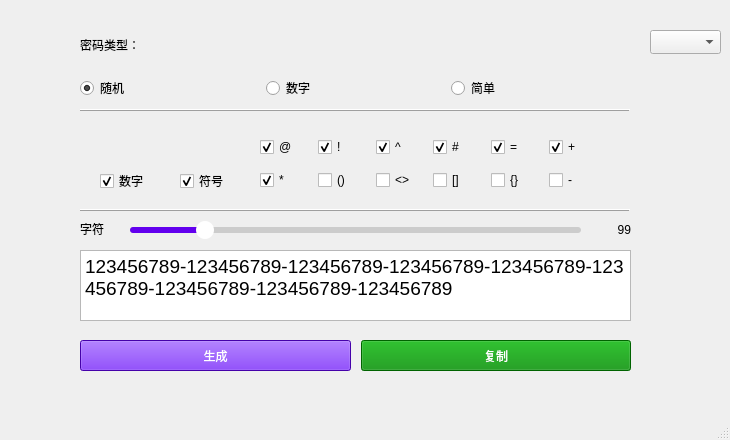
<?xml version="1.0" encoding="UTF-8"?>
<ui version="4.0">
 <class>MainWindow</class>
 <widget class="QMainWindow" name="MainWindow">
  <property name="geometry">
   <rect>
    <x>0</x>
    <y>0</y>
    <width>730</width>
    <height>440</height>
   </rect>
  </property>
  <property name="minimumSize">
   <size>
    <width>730</width>
    <height>0</height>
   </size>
  </property>
  <property name="maximumSize">
   <size>
    <width>730</width>
    <height>16777215</height>
   </size>
  </property>
  <property name="windowTitle">
   <string>MainWindow</string>
  </property>
  <widget class="QWidget" name="centralwidget">
   <widget class="QSlider" name="length_slider">
    <property name="geometry">
     <rect>
      <x>130</x>
      <y>220</y>
      <width>451</width>
      <height>20</height>
     </rect>
    </property>
    <property name="styleSheet">
     <string notr="true">QSlider::groove:horizontal {
    background: #ccc;
    height: 6px;
    border-radius: 3px;
}

QSlider::handle:horizontal {
    background: #ffffff;
    width: 18px;
    height: 18px;
    margin: -6px 0;
    border-radius: 9px;
	
	border-color: rgb(85, 255, 255);
}

QSlider::sub-page:horizontal {
    background: #6200ee;  /* 已滑过的部分，改成蓝色 */
    border-radius: 3px;
}</string>
    </property>
    <property name="minimum">
     <number>1</number>
    </property>
    <property name="maximum">
     <number>100</number>
    </property>
    <property name="value">
     <number>16</number>
    </property>
    <property name="orientation">
     <enum>Qt::Orientation::Horizontal</enum>
    </property>
   </widget>
   <widget class="QLabel" name="length_label">
    <property name="geometry">
     <rect>
      <x>540</x>
      <y>220</y>
      <width>91</width>
      <height>20</height>
     </rect>
    </property>
    <property name="layoutDirection">
     <enum>Qt::LayoutDirection::LeftToRight</enum>
    </property>
    <property name="text">
     <string notr="true">99</string>
    </property>
    <property name="alignment">
     <set>Qt::AlignmentFlag::AlignRight|Qt::AlignmentFlag::AlignTrailing|Qt::AlignmentFlag::AlignVCenter</set>
    </property>
   </widget>
   <widget class="QWidget" name="verticalLayoutWidget">
    <property name="geometry">
     <rect>
      <x>80</x>
      <y>20</y>
      <width>551</width>
      <height>80</height>
     </rect>
    </property>
    <layout class="QVBoxLayout" name="verticalLayout_2">
     <item>
      <widget class="QLabel" name="key_style_label">
       <property name="styleSheet">
        <string notr="true">font: 700 10pt &quot;Noto Sans&quot;;</string>
       </property>
       <property name="text">
        <string>密码类型：</string>
       </property>
      </widget>
     </item>
     <item>
      <layout class="QHBoxLayout" name="horizontalLayout">
       <item>
        <widget class="QRadioButton" name="radio_rand">
         <property name="text">
          <string>随机</string>
         </property>
         <property name="checked">
          <bool>true</bool>
         </property>
        </widget>
       </item>
       <item>
        <widget class="QRadioButton" name="radio_number">
         <property name="enabled">
          <bool>true</bool>
         </property>
         <property name="text">
          <string>数字</string>
         </property>
        </widget>
       </item>
       <item>
        <widget class="QRadioButton" name="radio_simple">
         <property name="enabled">
          <bool>true</bool>
         </property>
         <property name="text">
          <string>简单</string>
         </property>
        </widget>
       </item>
      </layout>
     </item>
    </layout>
   </widget>
   <widget class="QFrame" name="border1">
    <property name="geometry">
     <rect>
      <x>80</x>
      <y>100</y>
      <width>550</width>
      <height>20</height>
     </rect>
    </property>
    <property name="frameShape">
     <enum>QFrame::Shape::HLine</enum>
    </property>
    <property name="frameShadow">
     <enum>QFrame::Shadow::Raised</enum>
    </property>
   </widget>
   <widget class="QFrame" name="border2">
    <property name="geometry">
     <rect>
      <x>80</x>
      <y>200</y>
      <width>550</width>
      <height>20</height>
     </rect>
    </property>
    <property name="frameShape">
     <enum>QFrame::Shape::HLine</enum>
    </property>
    <property name="frameShadow">
     <enum>QFrame::Shadow::Raised</enum>
    </property>
   </widget>
   <widget class="QWidget" name="horizontalLayoutWidget">
    <property name="geometry">
     <rect>
      <x>80</x>
      <y>340</y>
      <width>551</width>
      <height>31</height>
     </rect>
    </property>
    <layout class="QHBoxLayout" name="btn" stretch="0,0">
     <property name="spacing">
      <number>10</number>
     </property>
     <item>
      <widget class="QPushButton" name="key_gen_btn">
       <property name="sizePolicy">
        <sizepolicy hsizetype="Minimum" vsizetype="Minimum">
         <horstretch>0</horstretch>
         <verstretch>0</verstretch>
        </sizepolicy>
       </property>
       <property name="autoFillBackground">
        <bool>false</bool>
       </property>
       <property name="styleSheet">
        <string notr="true">background-color: #6002ee;
color: rgb(255, 255, 255);</string>
       </property>
       <property name="text">
        <string>生成</string>
       </property>
      </widget>
     </item>
     <item>
      <widget class="QPushButton" name="key_copy_btn">
       <property name="sizePolicy">
        <sizepolicy hsizetype="Minimum" vsizetype="Minimum">
         <horstretch>0</horstretch>
         <verstretch>0</verstretch>
        </sizepolicy>
       </property>
       <property name="styleSheet">
        <string notr="true">background-color: #008b00;
color: rgb(255, 255, 255);</string>
       </property>
       <property name="text">
        <string>复制</string>
       </property>
      </widget>
     </item>
    </layout>
   </widget>
   <widget class="QPlainTextEdit" name="key_output">
    <property name="geometry">
     <rect>
      <x>80</x>
      <y>250</y>
      <width>551</width>
      <height>71</height>
     </rect>
    </property>
    <property name="font">
     <font>
      <pointsize>14</pointsize>
     </font>
    </property>
    <property name="toolTip">
     <string notr="true"/>
    </property>
    <property name="statusTip">
     <string notr="true"/>
    </property>
    <property name="whatsThis">
     <string notr="true"/>
    </property>
    <property name="readOnly">
     <bool>true</bool>
    </property>
    <property name="plainText">
     <string notr="true">123456789-123456789-123456789-123456789-123456789-123456789-123456789-123456789-123456789</string>
    </property>
   </widget>
   <widget class="QLabel" name="length_l">
    <property name="geometry">
     <rect>
      <x>80</x>
      <y>220</y>
      <width>58</width>
      <height>18</height>
     </rect>
    </property>
    <property name="toolTip">
     <string/>
    </property>
    <property name="text">
     <string>字符</string>
    </property>
   </widget>
   <widget class="QStackedWidget" name="stackedWidget">
    <property name="geometry">
     <rect>
      <x>100</x>
      <y>120</y>
      <width>531</width>
      <height>81</height>
     </rect>
    </property>
    <property name="currentIndex">
     <number>0</number>
    </property>
    <widget class="QWidget" name="page1">
     <widget class="QCheckBox" name="checkBox_num">
      <property name="geometry">
       <rect>
        <x>0</x>
        <y>50</y>
        <width>84</width>
        <height>22</height>
       </rect>
      </property>
      <property name="text">
       <string>数字</string>
      </property>
      <property name="checked">
       <bool>true</bool>
      </property>
      <property name="autoRepeat">
       <bool>false</bool>
      </property>
     </widget>
     <widget class="QCheckBox" name="checkBox_symbol">
      <property name="geometry">
       <rect>
        <x>80</x>
        <y>50</y>
        <width>84</width>
        <height>22</height>
       </rect>
      </property>
      <property name="text">
       <string>符号</string>
      </property>
      <property name="checked">
       <bool>true</bool>
      </property>
     </widget>
     <widget class="QWidget" name="widget_symbol" native="true">
      <property name="geometry">
       <rect>
        <x>160</x>
        <y>10</y>
        <width>341</width>
        <height>71</height>
       </rect>
      </property>
      <widget class="QWidget" name="gridLayoutWidget">
       <property name="geometry">
        <rect>
         <x>0</x>
         <y>0</y>
         <width>341</width>
         <height>68</height>
        </rect>
       </property>
       <layout class="QGridLayout" name="grid_symbol">
        <item row="5" column="1">
         <widget class="QCheckBox" name="checkBox_parenthesis">
          <property name="text">
           <string>()</string>
          </property>
         </widget>
        </item>
        <item row="2" column="0">
         <widget class="QCheckBox" name="checkbox_at">
          <property name="text">
           <string>@</string>
          </property>
          <property name="checked">
           <bool>true</bool>
          </property>
         </widget>
        </item>
        <item row="2" column="6">
         <widget class="QCheckBox" name="checkBox_plus">
          <property name="text">
           <string>+</string>
          </property>
          <property name="checked">
           <bool>true</bool>
          </property>
         </widget>
        </item>
        <item row="2" column="2">
         <widget class="QCheckBox" name="checkBox_caret">
          <property name="text">
           <string>^</string>
          </property>
          <property name="checked">
           <bool>true</bool>
          </property>
         </widget>
        </item>
        <item row="2" column="4">
         <widget class="QCheckBox" name="checkBox_hash">
          <property name="text">
           <string>#</string>
          </property>
          <property name="checked">
           <bool>true</bool>
          </property>
         </widget>
        </item>
        <item row="2" column="1">
         <widget class="QCheckBox" name="checkBox_exclamation">
          <property name="text">
           <string>!</string>
          </property>
          <property name="checked">
           <bool>true</bool>
          </property>
         </widget>
        </item>
        <item row="5" column="6">
         <widget class="QCheckBox" name="checkBox_hyphen">
          <property name="text">
           <string>-</string>
          </property>
         </widget>
        </item>
        <item row="5" column="0">
         <widget class="QCheckBox" name="checkBox_asterisk">
          <property name="text">
           <string>*</string>
          </property>
          <property name="checked">
           <bool>true</bool>
          </property>
         </widget>
        </item>
        <item row="5" column="2">
         <widget class="QCheckBox" name="checkBox_than">
          <property name="text">
           <string>&lt;&gt;</string>
          </property>
         </widget>
        </item>
        <item row="5" column="4">
         <widget class="QCheckBox" name="checkBox_squarebraket">
          <property name="text">
           <string>[]</string>
          </property>
         </widget>
        </item>
        <item row="2" column="5">
         <widget class="QCheckBox" name="checkBox_equal">
          <property name="text">
           <string>=</string>
          </property>
          <property name="checked">
           <bool>true</bool>
          </property>
         </widget>
        </item>
        <item row="5" column="5">
         <widget class="QCheckBox" name="checkBox_brace">
          <property name="text">
           <string>{}</string>
          </property>
         </widget>
        </item>
       </layout>
      </widget>
     </widget>
    </widget>
    <widget class="QWidget" name="page2">
     <widget class="QWidget" name="widget_num" native="true">
      <property name="geometry">
       <rect>
        <x>0</x>
        <y>10</y>
        <width>511</width>
        <height>61</height>
       </rect>
      </property>
      <widget class="QWidget" name="gridLayoutWidget_2">
       <property name="geometry">
        <rect>
         <x>0</x>
         <y>0</y>
         <width>511</width>
         <height>61</height>
        </rect>
       </property>
       <layout class="QGridLayout" name="gridLayout">
        <item row="1" column="2">
         <widget class="QCheckBox" name="checkBox_7">
          <property name="text">
           <string>7</string>
          </property>
          <property name="checked">
           <bool>true</bool>
          </property>
         </widget>
        </item>
        <item row="0" column="1">
         <widget class="QCheckBox" name="checkBox_1">
          <property name="text">
           <string>1</string>
          </property>
          <property name="checked">
           <bool>true</bool>
          </property>
         </widget>
        </item>
        <item row="0" column="3">
         <widget class="QCheckBox" name="checkBox_3">
          <property name="text">
           <string>3</string>
          </property>
          <property name="checked">
           <bool>true</bool>
          </property>
         </widget>
        </item>
        <item row="0" column="2">
         <widget class="QCheckBox" name="checkBox_2">
          <property name="text">
           <string>2</string>
          </property>
          <property name="checked">
           <bool>true</bool>
          </property>
         </widget>
        </item>
        <item row="1" column="1">
         <widget class="QCheckBox" name="checkBox_6">
          <property name="text">
           <string>6</string>
          </property>
          <property name="checked">
           <bool>true</bool>
          </property>
         </widget>
        </item>
        <item row="0" column="0">
         <widget class="QCheckBox" name="checkBox_0">
          <property name="text">
           <string>0</string>
          </property>
          <property name="checked">
           <bool>true</bool>
          </property>
         </widget>
        </item>
        <item row="0" column="4">
         <widget class="QCheckBox" name="checkBox_4">
          <property name="text">
           <string>4</string>
          </property>
          <property name="checked">
           <bool>true</bool>
          </property>
         </widget>
        </item>
        <item row="1" column="3">
         <widget class="QCheckBox" name="checkBox_8">
          <property name="text">
           <string>8</string>
          </property>
          <property name="checked">
           <bool>true</bool>
          </property>
         </widget>
        </item>
        <item row="1" column="0">
         <widget class="QCheckBox" name="checkBox_5">
          <property name="text">
           <string>5</string>
          </property>
          <property name="checked">
           <bool>true</bool>
          </property>
         </widget>
        </item>
        <item row="1" column="4">
         <widget class="QCheckBox" name="checkBox_9">
          <property name="text">
           <string>9</string>
          </property>
          <property name="checked">
           <bool>true</bool>
          </property>
         </widget>
        </item>
       </layout>
      </widget>
     </widget>
    </widget>
   </widget>
   <widget class="QComboBox" name="comboBox_language">
    <property name="geometry">
     <rect>
      <x>650</x>
      <y>30</y>
      <width>71</width>
      <height>24</height>
     </rect>
    </property>
   </widget>
   <widget class="QLabel" name="label">
    <property name="geometry">
     <rect>
      <x>650</x>
      <y>0</y>
      <width>41</width>
      <height>31</height>
     </rect>
    </property>
    <property name="text">
     <string/>
    </property>
    <property name="pixmap">
     <pixmap resource="resource.qrc">:/icon/language.png</pixmap>
    </property>
    <property name="scaledContents">
     <bool>true</bool>
    </property>
   </widget>
  </widget>
  <widget class="QMenuBar" name="menubar">
   <property name="geometry">
    <rect>
     <x>0</x>
     <y>0</y>
     <width>730</width>
     <height>21</height>
    </rect>
   </property>
  </widget>
  <widget class="QStatusBar" name="statusbar"/>
  <action name="actionlanguage">
   <property name="text">
    <string>language</string>
   </property>
  </action>
  <action name="actionchange">
   <property name="text">
    <string>change</string>
   </property>
  </action>
 </widget>
 <tabstops>
  <tabstop>radio_simple</tabstop>
  <tabstop>length_slider</tabstop>
  <tabstop>key_gen_btn</tabstop>
  <tabstop>key_copy_btn</tabstop>
 </tabstops>
 <resources>
  <include location="resource.qrc"/>
 </resources>
 <connections/>
</ui>
